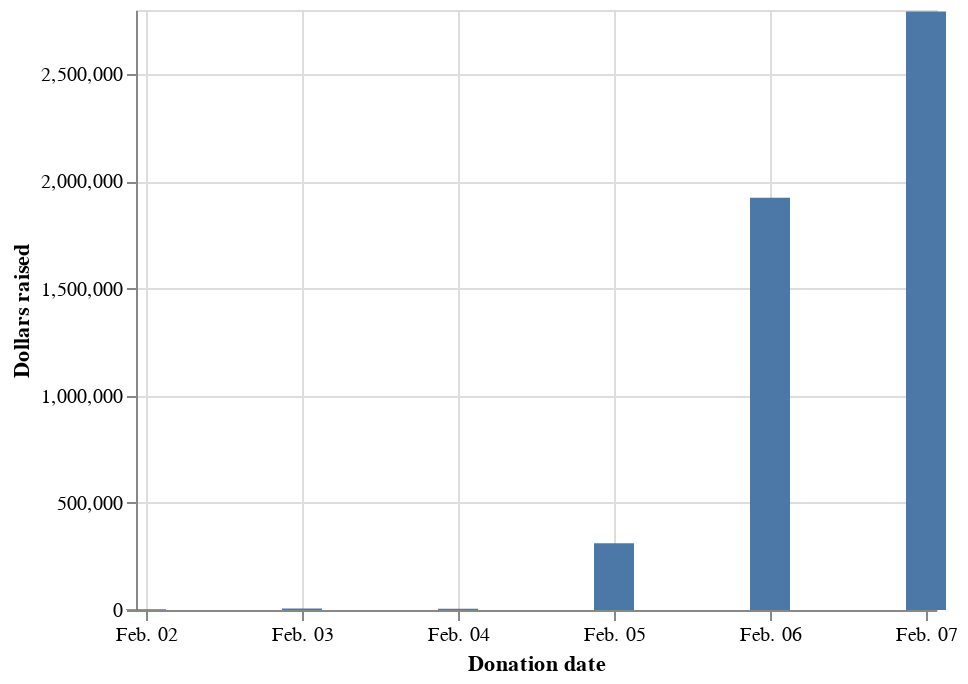

Source (notebook cell):
### Code cell
alt.Chart(dates).mark_bar(width=20).encode(
    x=alt.X(
        "donation_date:T",
        axis=alt.Axis(format="%b. %d", tickCount=6),
        title="Donation date",
    ),
    y=alt.Y("sum", axis=alt.Axis(tickCount=6), title="Dollars raised"),
)

### Figure 1 — Vega-Lite specification as saved in the notebook (floating-point values rounded to 4 significant figures)
{"config": {"view": {"continuousWidth": 400, "continuousHeight": 300}}, "data": {"name": "data-dd5a33b3965a6808b0457ad4133d68a7"}, "mark": {"type": "bar", "width": 20}, "encoding": {"x": {"axis": {"format": "%b. %d", "tickCount": 6}, "field": "donation_date", "title": "Donation date", "type": "temporal"}, "y": {"axis": {"tickCount": 6}, "field": "sum", "title": "Dollars raised", "type": "quantitative"}}, "$schema": "https://vega.github.io/schema/vega-lite/v4.17.0.json", "datasets": {"data-dd5a33b3965a6808b0457ad4133d68a7": [{"donation_date": "2022-02-02", "count": 61, "sum": 3348.0}, {"donation_date": "2022-02-03", "count": 112, "sum": 6652.0}, {"donation_date": "2022-02-04", "count": 115, "sum": 5424.0}, {"donation_date": "2022-02-05", "count": 2965, "sum": 312000.0}, {"donation_date": "2022-02-06", "count": 17561, "sum": 1923000.0}, {"donation_date": "2022-02-07", "count": 32499, "sum": 2793000.0}, {"donation_date": "2022-08-08 or later", "count": 29720, "sum": 2452000.0}]}}
